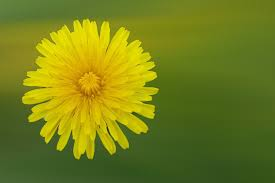
#> input picture image_data_from_repo/dandelion/00000003.jpg, 275 x 183 px; its folder holds only this picture in this run
$ jupyter execute --allow-errors MLops_import_clean_images.ipynb
#> lines starting #> are read from the running program, lines starting #| are printed output that depends on the picture
[cell 1]
import requests
import pandas as pd
import io
import time
import os
from pathlib import Path
from PIL import Image, UnidentifiedImageError
import sys

## Import the images from the Git hub repository

[cell 2]
def get_image_urls_from_github_folder(repo_api_url):
    """
    Uses the GitHub API to get a list of all file download URLs in a folder.
    """
    print(f"Contacting GitHub API at: {repo_api_url}")
    try:
        response = requests.get(repo_api_url)
        response.raise_for_status() # Check for errors

        file_list = response.json()

        if not isinstance(file_list, list):
            print("Error: Failed to get a valid file list from GitHub.")
            print("Response:", file_list.get("message", "Unknown error"))
            return []

        image_urls = []
        for file_info in file_list:
            if file_info.get('type') == 'file' and file_info.get('download_url'):
                # Check for image extensions
                if file_info['name'].lower().endswith(('.png', '.jpg', '.jpeg')):
                    image_urls.append((file_info['name'], file_info['download_url']))

        print(f"Found {len(image_urls)} image files in the repository folder.")
        return image_urls

    except requests.exceptions.RequestException as e:
        print(f"Error contacting GitHub API: {e}")
        return []

[cell 3]
def download_images(image_list, save_dir):
    """
    Downloads images from a list of (filename, url) tuples.
    """
    save_path = Path(save_dir)
    save_path.mkdir(parents=True, exist_ok=True)

    print(f"Saving images to '{save_dir}'...")

    success_count = 0
    fail_count = 0
    total = len(image_list)

    for i, (filename, url) in enumerate(image_list):
        print(f"Downloading {i+1}/{total}: {filename}", end='\r')
        file_save_path = save_path / filename

        try:
            response = requests.get(url, timeout=10)
            response.raise_for_status()

            with open(file_save_path, 'wb') as f:
                f.write(response.content)

            success_count += 1

        except requests.exceptions.RequestException as e:
            print(f"\nFailed to download {filename} from {url}: {e}")
            fail_count += 1

        # Be polite to the server
        time.sleep(0.01)

    # Clear the progress line
    print(" " * 80, end='\r')
    print("\n" + "="*30)
    print("Download complete.")
    print(f"Successfully downloaded: {success_count}")
    print(f"Failed to download:    {fail_count}")
    print("="*30)

#> (a cell that did not finish here is left out)

## Clean the images to be ready to be preprocessed

[cell 5]
# --- Configuration ---

# 1. The base directory where the download script saved the images
SOURCE_BASE_DIR = "image_data_from_repo"

# 2. The subfolders we want to process
CATEGORIES = ["dandelion", "grass"]

# 3. The single, combined folder to save all cleaned images
OUTPUT_DIR = "cleaned_images_for_model"

# 4. The standard size for all images (width, height)
IMAGE_SIZE = (256, 256)

# --- End of Configuration ---

def clean_and_process_images():
    """
    Scans subdirectories, cleans images, and saves them to a single
    combined output folder, ready for machine learning.
    """
    print("Starting image cleaning and processing...")

    source_base_path = Path(SOURCE_BASE_DIR)
    output_path = Path(OUTPUT_DIR)

    # Create the single output directory
    output_path.mkdir(parents=True, exist_ok=True)

    success_count = 0
    fail_count = 0
    total_processed = 0

    if not source_base_path.exists():
        print(f"Error: Source directory not found: '{SOURCE_BASE_DIR}'")
        print("Please run the 'download_from_repo_folder.py' script first.")
        sys.exit(1)

    # Loop through each category (e.g., "dandelion", "grass")
    for category in CATEGORIES:
        category_path = source_base_path / category
        print(f"\nProcessing folder: {category_path}")

        if not category_path.exists():
            print(f"Warning: Category folder not found: '{category_path}'. Skipping.")
            continue

        image_files = os.listdir(category_path)
        print(f"Found {len(image_files)} files.")

        # Loop through each image file in the category folder
        for i, filename in enumerate(image_files):
            total_processed += 1
            print(f"  Processing {i+1}/{len(image_files)}: {filename}", end='\r')

            source_file_path = category_path / filename

            # Create a new, unique filename that includes the category
            # e.g., "dandelion_image_001.jpg"
            new_filename = f"{category}_{filename}"
            output_file_path = output_path / new_filename

            try:
                # Open the image
                with Image.open(source_file_path) as img:
                    # 1. Convert to RGB (removes transparency/alpha)
#> img is the input picture: PIL image 275x183 RGB; mean R, G, B 116.1, 127.7, 24.5
                    cleaned_img = img.convert("RGB")

                    # 2. Resize to the standard size
                    # Using Image.LANCZOS (or Resampling.LANCZOS) for high-quality downscaling
                    antialiasing_method = Image.LANCZOS if hasattr(Image, 'LANCZOS') else Image.Resampling.LANCZOS
                    resized_img = cleaned_img.resize(IMAGE_SIZE, antialiasing_method)
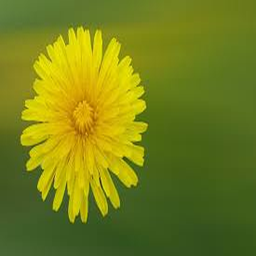
#> resized_img: PIL image 256x256 RGB; mean R, G, B 116.1, 127.7, 24.5

                    # 3. Save the cleaned image to the output folder
                    resized_img.save(output_file_path, "JPEG", quality=90)

                    success_count += 1

            except (IOError, UnidentifiedImageError, OSError) as e:
                print(f"\nFailed to process {source_file_path}: {e}")
                fail_count += 1
            except Exception as e:
                print(f"\nAn unexpected error occurred with {source_file_path}: {e}")
                fail_count += 1

        # Clear the line
        print(" " * 80, end='\r')
        print(f"  Finished processing folder: {category}")

    # --- Final Summary ---
    print("\n\n" + "=" * 30)
    print("Image Processing Complete")
    print("=" * 30)
    print(f"Total images found:     {total_processed}")
    print(f"Successfully cleaned:   {success_count}")
    print(f"Failed to process:      {fail_count}")
    print(f"\nAll cleaned images are saved in: '{OUTPUT_DIR}'")
